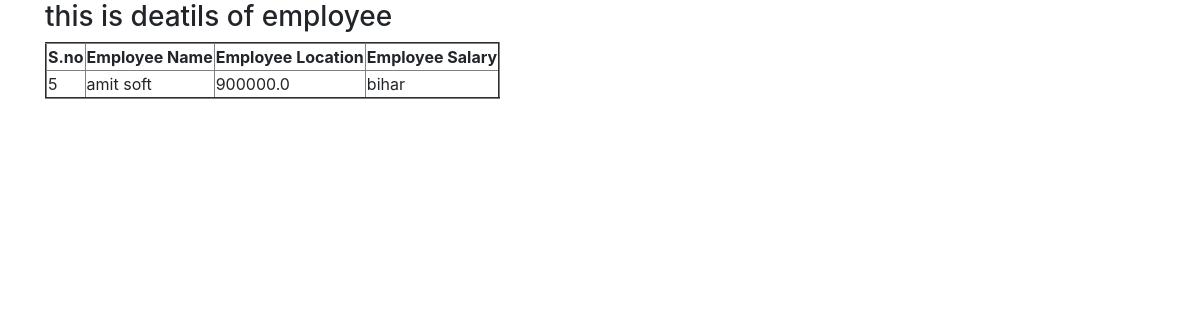
The page /5 on the database its author committed.
### classcuda12app/models.py (models this page shows, shortened)
class Employee(models.Model):
    name=models.CharField(max_length=20)
    loc=models.CharField(max_length=30)
    sal=models.FloatField()

### classcuda12app/views.py (the view)
# urls.py: url(r'^(?P<pk>\d+)$', views.CompanyDetailView.as_view(),name='detail'),
class CompanyDetailView(DetailView):
    model = Employee

### templates/classcuda12app/employee_detail.html
{% extends 'classcuda12app/base.html' %}
{% block body_block %}
    <h3>this is deatils of employee</h3>
        <table border="2px">
        <thead>
        <tr>
            <th>S.no</th>
        <th>Employee Name</th>
        <th>Employee Location</th>
        <th>Employee Salary</th>
        </tr>
        </thead>
             <tr>
                 <td>{{ employee.id }}</td>
                 <td> {{ employee.name }}</td>
                <td>{{ employee.sal }}</td>
                <td>{{ employee.loc }}</td>
             </tr>
        </table>
{% endblock %}

### rows shown on the page
Employee: id "5", name "amit soft", sal "900000.0", loc "bihar"
